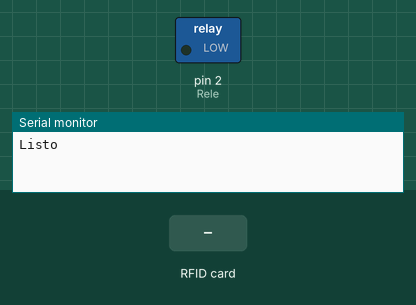
This sketch was run on a simulated Arduino Uno, built with avr-gcc and run on an emulated ATmega328P. Shown: switched loads named in the sketch (green lamp = pin HIGH), the last lines printed to the serial monitor. The test bench sets the inputs (shaded band). Pins used as bus, display or sensor lines are not drawn.

Above: at 1.2 s.
1.3 s: RFID card 39 F7 CF B2 held to the reader
At 3.3 s:
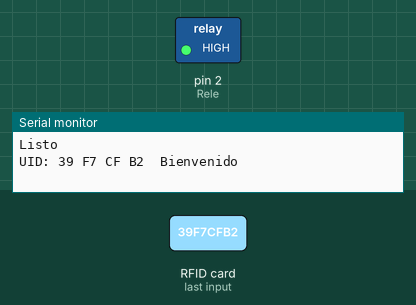
3.8 s: RFID card 69 7F 88 D3 held to the reader
At 4.6 s:
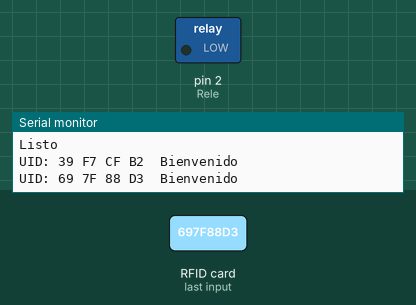
5.3 s: RFID card 5E 7A 19 C4 held to the reader
At 6.8 s:
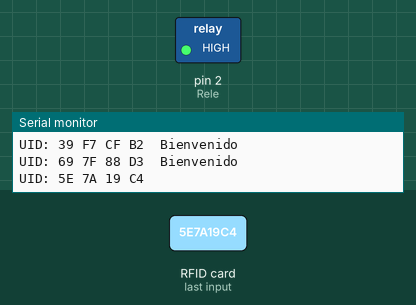
Timing chart, 0 to 8.3 s (numbered marks = the images above; inputs shaded):
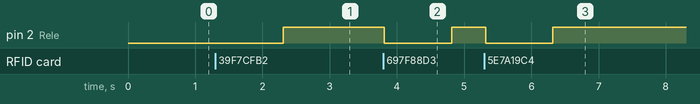

The sketch:

Proyecto_medio_termino.ino
```cpp
#include <SPI.h>      // incluye libreria bus SPI
#include <MFRC522.h>      // incluye libreria especifica para MFRC522

#define RST_PIN  9      // constante para referenciar pin de reset
#define SS_PIN  10      // constante para referenciar pin de slave select
int Rele = 2;
MFRC522 mfrc522(SS_PIN, RST_PIN); // crea objeto mfrc522 enviando pines de slave select y reset

byte LecturaUID[4];         // crea array para almacenar el UID leido
byte Usuario1[4]= {0x39, 0xF7, 0xCF, 0xB2} ;    // UID de tarjeta leido en programa 1
byte Usuario2[4]= {0x69, 0x7F, 0x88, 0xD3} ;    // UID de llavero leido en programa 1

void setup() {
  pinMode(Rele, OUTPUT);
  Serial.begin(9600);     // inicializa comunicacion por monitor serie a 9600 bps
  SPI.begin();        // inicializa bus SPI
  mfrc522.PCD_Init();     // inicializa modulo lector
  Serial.println("Listo");    // Muestra texto Listo
}
void AbrirPuerta(int Rele){
  Serial.print("Bienvenido");
  digitalWrite(Rele,LOW);
  delay (5000);
  digitalWrite(Rele,HIGH);
  }
void loop() {
  if ( ! mfrc522.PICC_IsNewCardPresent())   // si no hay una tarjeta presente
    return;           // retorna al loop esperando por una tarjeta

  if ( ! mfrc522.PICC_ReadCardSerial())     // si no puede obtener datos de la tarjeta
    return;           // retorna al loop esperando por otra tarjeta

    Serial.print("UID:");       // muestra texto UID:
    for (byte i = 0; i < mfrc522.uid.size; i++) { // bucle recorre de a un byte por vez el UID
      if (mfrc522.uid.uidByte[i] < 0x10){   // si el byte leido es menor a 0x10
        Serial.print(" 0");       // imprime espacio en blanco y numero cero
        }
        else{           // sino
          Serial.print(" ");        // imprime un espacio en blanco
          }
          Serial.print(mfrc522.uid.uidByte[i], HEX);    // imprime el byte del UID leido en hexadecimal
          LecturaUID[i]=mfrc522.uid.uidByte[i];     // almacena en array el byte del UID leido
          }

          Serial.print("\t");         // imprime un espacio de tabulacion

          if((comparaUID(LecturaUID, Usuario1))||(comparaUID(LecturaUID, Usuario2)))    // llama a funcion comparaUID con Usuario1
            Serial.println("Bienvenido");
            digitalWrite(Rele,LOW);
            delay (1000);
            digitalWrite(Rele,HIGH);


                  mfrc522.PICC_HaltA();     // detiene comunicacion con tarjeta
}

boolean comparaUID(byte lectura[],byte usuario[]) // funcion comparaUID
{
  for (byte i=0; i < mfrc522.uid.size; i++){    // bucle recorre de a un byte por vez el UID
  if(lectura[i] != usuario[i])        // si byte de UID leido es distinto a usuario
    return(false);          // retorna falso
  }
  return(true);           // si los 4 bytes coinciden retorna verdadero
}
```

Measured:
- after the input at 1.3 s, pin 2 (Rele): LOW → HIGH after 1.0 s
- after the input at 3.8 s, pin 2 (Rele): HIGH → LOW at once, → HIGH 1.0 s later
- after the input at 5.3 s, pin 2 (Rele): HIGH → LOW at once, → HIGH 1.0 s later
